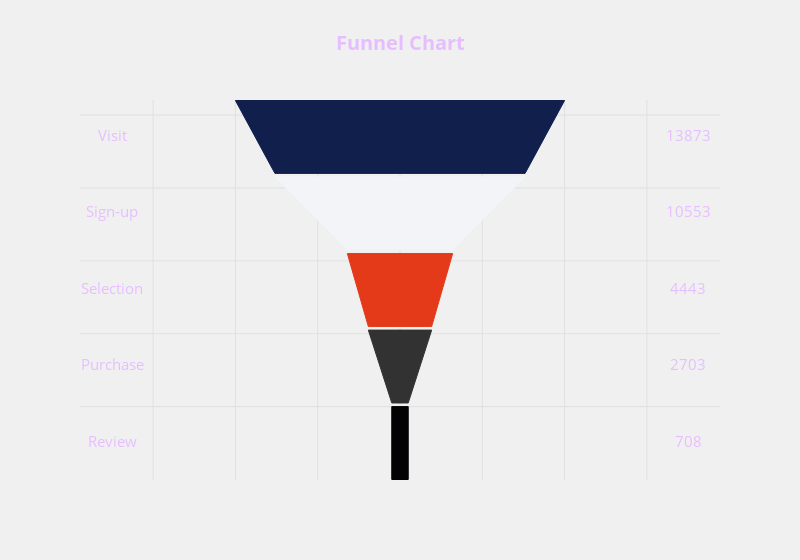
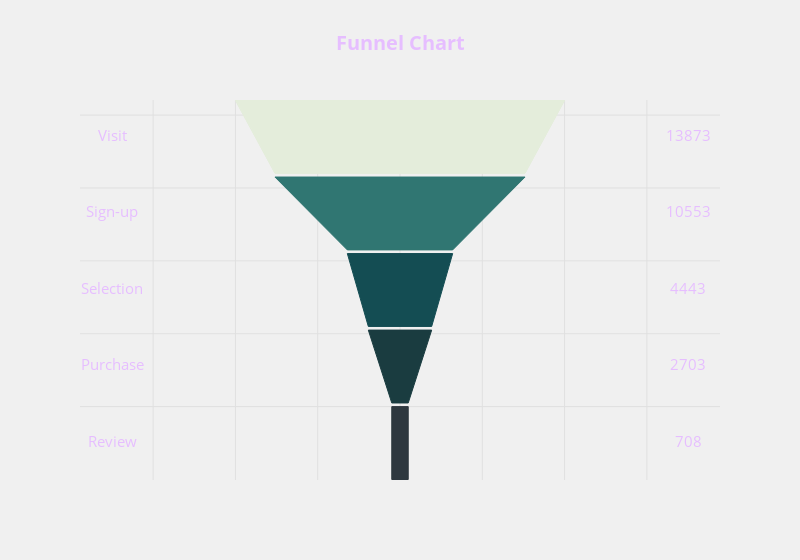

Source (notebook cell) for these figures, in order:
### Code cell
phases = ['Visit', 'Sign-up', 'Selection', 'Purchase', 'Review']
values = [13873, 10553, 4443, 2703, 708]
# color of individual funnels
colors1 = ['rgb(17,31,77)', 'rgb(242,244,247)', 'rgb(228,58,25)', 'rgb(50,50,50)', 'rgb(2,2,5)']
# colors2 = ['rgb(50,50,50)', 'rgb(133,89,165)', 'rgb(109,177,147)', 'rgb(244,229,194)', 'rgb(171,237,216)']
colors3 = ['rgb(228,237,219)', 'rgb(48,118,114)', 'rgb(20,77,83)', 'rgb(26,60,64)', 'rgb(46,56,63)']
plotly_plot(colors1, phases, values)
# plotly_plot(colors2)
plotly_plot(colors3, phases, values)

### Figure 1 — Plotly figure (JSON) as saved in the notebook; plotly's stock layout.template omitted (floating-point values rounded to 4 significant figures)
{"data": [{"mode": "text", "text": ["Visit", "Sign-up", "Selection", "Purchase", "Review"], "textfont": {"color": "rgb(230, 190, 255)", "size": 15}, "type": "scatter", "x": [-350, -350, -350, -350, -350], "y": [470, 365, 260, 155, 50]}, {"mode": "text", "text": [13873, 10553, 4443, 2703, 708], "textfont": {"color": "rgb(230, 190, 255)", "size": 15}, "type": "scatter", "x": [350, 350, 350, 350, 350], "y": [470, 365, 260, 155, 50]}], "layout": {"height": 560, "paper_bgcolor": "rgba(240,240,240,1)", "plot_bgcolor": "rgba(240,240,240,1", "shapes": [{"fillcolor": "rgb(17,31,77)", "line": {"color": "rgb(17,31,77)", "width": 1}, "path": "M 200.0 520 L 152.0 420 L -152.0 420 L -200.0 520 Z", "type": "path"}, {"fillcolor": "rgb(242,244,247)", "line": {"color": "rgb(242,244,247)", "width": 1}, "path": "M 152.0 415 L 64.0 315 L -64.0 315 L -152.0 415 Z", "type": "path"}, {"fillcolor": "rgb(228,58,25)", "line": {"color": "rgb(228,58,25)", "width": 1}, "path": "M 64.0 310 L 38.5 210 L -38.5 210 L -64.0 310 Z", "type": "path"}, {"fillcolor": "rgb(50,50,50)", "line": {"color": "rgb(50,50,50)", "width": 1}, "path": "M 38.5 205 L 10.0 105 L -10.0 105 L -38.5 205 Z", "type": "path"}, {"fillcolor": "rgb(2,2,5)", "line": {"color": "rgb(2,2,5)", "width": 1}, "path": "M 10.0 100 L 10.0 0 L -10.0 0 L -10.0 100 Z", "type": "path"}], "showlegend": false, "title": "<b>Funnel Chart</b>", "titlefont": {"color": "rgb(230, 190, 255)", "size": 20}, "width": 800, "xaxis": {"showticklabels": false, "zeroline": false}, "yaxis": {"showticklabels": false, "zeroline": false}}}

### Figure 2 — Plotly figure (JSON) as saved in the notebook; plotly's stock layout.template omitted (floating-point values rounded to 4 significant figures)
{"data": [{"mode": "text", "text": ["Visit", "Sign-up", "Selection", "Purchase", "Review"], "textfont": {"color": "rgb(230, 190, 255)", "size": 15}, "type": "scatter", "x": [-350, -350, -350, -350, -350], "y": [470, 365, 260, 155, 50]}, {"mode": "text", "text": [13873, 10553, 4443, 2703, 708], "textfont": {"color": "rgb(230, 190, 255)", "size": 15}, "type": "scatter", "x": [350, 350, 350, 350, 350], "y": [470, 365, 260, 155, 50]}], "layout": {"height": 560, "paper_bgcolor": "rgba(240,240,240,1)", "plot_bgcolor": "rgba(240,240,240,1", "shapes": [{"fillcolor": "rgb(228,237,219)", "line": {"color": "rgb(228,237,219)", "width": 1}, "path": "M 200.0 520 L 152.0 420 L -152.0 420 L -200.0 520 Z", "type": "path"}, {"fillcolor": "rgb(48,118,114)", "line": {"color": "rgb(48,118,114)", "width": 1}, "path": "M 152.0 415 L 64.0 315 L -64.0 315 L -152.0 415 Z", "type": "path"}, {"fillcolor": "rgb(20,77,83)", "line": {"color": "rgb(20,77,83)", "width": 1}, "path": "M 64.0 310 L 38.5 210 L -38.5 210 L -64.0 310 Z", "type": "path"}, {"fillcolor": "rgb(26,60,64)", "line": {"color": "rgb(26,60,64)", "width": 1}, "path": "M 38.5 205 L 10.0 105 L -10.0 105 L -38.5 205 Z", "type": "path"}, {"fillcolor": "rgb(46,56,63)", "line": {"color": "rgb(46,56,63)", "width": 1}, "path": "M 10.0 100 L 10.0 0 L -10.0 0 L -10.0 100 Z", "type": "path"}], "showlegend": false, "title": "<b>Funnel Chart</b>", "titlefont": {"color": "rgb(230, 190, 255)", "size": 20}, "width": 800, "xaxis": {"showticklabels": false, "zeroline": false}, "yaxis": {"showticklabels": false, "zeroline": false}}}
